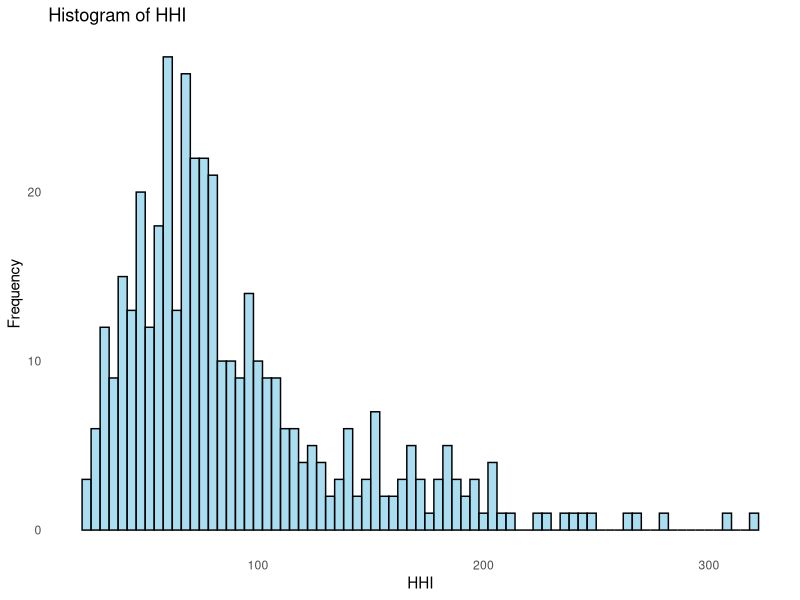

This chart was generated by the following R code:
## ---- chunk 1
knitr::opts_chunk$set(echo = TRUE)
## ---- chunk 2
# install.packages("e1071")
## ---- chunk 3
# Install the necessary libraries
library(e1071)
library (corrplot)
library(leaps)
library(car)
library(nortest)
library(ggplot2)
## ---- chunk 4
# Store the csv into data
data <- read.csv("fies_hhi_all_years.csv")
## ---- chunk 5
head(data)
## ---- chunk 6
summary(data)
## ---- chunk 7
# Removing non-numerical columns
reg_data <- data[-1]
## ---- chunk 8
class(data)
## ---- chunk 9
# Calculate skewness for each numeric column in the dataset
reg_skew_values <- sapply(reg_data, function(x) if (is.numeric(x)) skewness(x, na.rm = TRUE) else NA)
reg_skewed_vars <- reg_skew_values[abs(reg_skew_values) > 1]
# Skewness 1 is commonly chosen in practice
names(reg_skewed_vars)
## ---- chunk 10
# Visualizing the skewness of HHI
skewness_value <- skewness(data$HHI, na.rm = TRUE)  # na.rm = TRUE ignores NA values
ggplot(data, aes(x = HHI)) +
  geom_histogram(binwidth = 4, fill = "skyblue", color = "black", alpha = 0.7) +
  labs(title = "Histogram of HHI", x = "HHI", y = "Frequency") +
  theme_minimal() +
  theme(panel.grid = element_blank()) 
## ---- chunk 11
# Replacing the skewed variables with their log transformation
for (col_name in names(reg_skewed_vars)) {
  reg_data[[paste("LOG", col_name, sep = "_")]] <- log1p(reg_data[[col_name]])
  reg_data[[col_name]] <- NULL
}

head(reg_data)
## ---- chunk 12
names(reg_data)
## ---- chunk 13
# Regression for the VIF
reg_data.done = lm(LOG_HHI~., data = reg_data)

# ---------------------------------
# From here on, all comments at the bottom are for skewness threshold = 2
#reg_data.done = lm(HHI~., data = reg_data)
## ---- chunk 14
# Checking multicollinearity using VIF
vif(reg_data.done)
## ---- chunk 15
# Selecting variables with VIF < 5 
reg_data.done = lm(LOG_HHI~FSIZE + CASH_DOMESTIC + LOG_NETSHARE + LOG_RENTALS_REC + LOG_INTEREST + LOG_PENSION + LOG_DIVIDENDS + LOG_OTHER_SOURCE + LOG_REGFT + LOG_NET_LPR +  LOG_NET_FISH + LOG_NET_FOR + LOG_NET_RET + LOG_NET_MFG + LOG_NET_COM + LOG_NET_TRANS + LOG_NET_MIN + LOG_NET_CONS + LOG_NET_NEC + LOG_TOBACCO + LOG_FRUITVEG, data = reg_data)
summary(reg_data.done)

#reg_data.done = lm(HHI~FSIZE + NETSHARE + PENSION + NET_RECEIPT + NET_MFG + NET_TRANS + ALCOHOL + TOBACCO + LOG_RENTALS_REC + LOG_INTEREST + LOG_DIVIDENDS + LOG_OTHER_SOURCE + LOG_REGFT + LOG_NET_LPR + LOG_NET_FISH + LOG_NET_FOR + LOG_NET_COM + LOG_NET_MIN + LOG_NET_CONS + LOG_NET_NEC + LOG_FRUITVEG, data = reg_data)
#summary(reg_data.done)
## ---- chunk 16
# Variable selection by choosing significant variables with alpha = 0.05
reg_data_reduced.done = lm(LOG_HHI~LOG_NETSHARE + LOG_PENSION + LOG_REGFT + LOG_NET_LPR +  LOG_NET_FISH + LOG_NET_FOR + LOG_NET_RET + LOG_NET_COM + LOG_NET_CONS + LOG_NET_NEC, data = reg_data)
summary(reg_data_reduced.done)

#reg_data_reduced.done = lm(HHI~NET_RECEIPT + NET_TRANS + ALCOHOL + LOG_REGFT + LOG_NET_LPR + LOG_NET_FOR + LOG_NET_COM + LOG_NET_CONS + LOG_NET_NEC, data = reg_data)
#summary(reg_data_reduced.done)
## ---- chunk 17
# ADF Test for normality assumption
ad.test(reg_data_reduced.done$residuals)
## ---- chunk 18
# Saving the file
# write.csv(reg_data, file = "regression_data.csv", row.names = FALSE)
